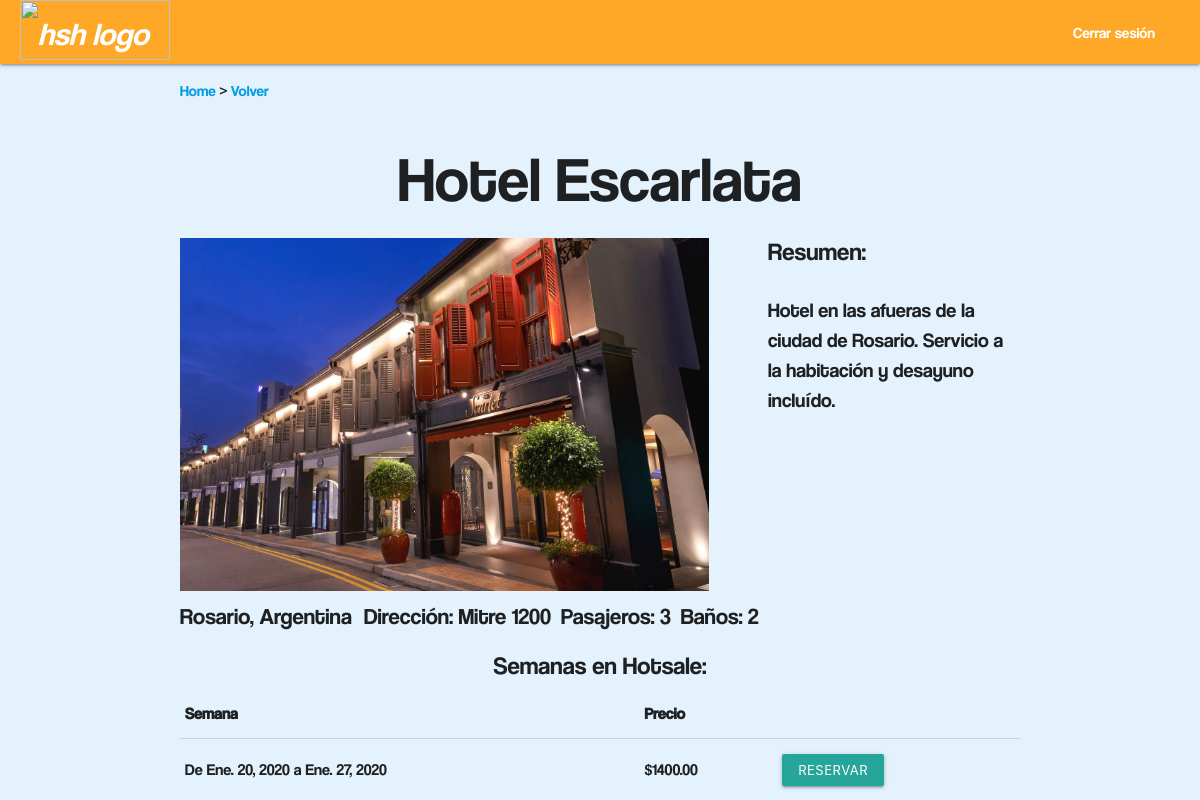
Page /ver_residencia/3/hotsales/ on the earlier database version.
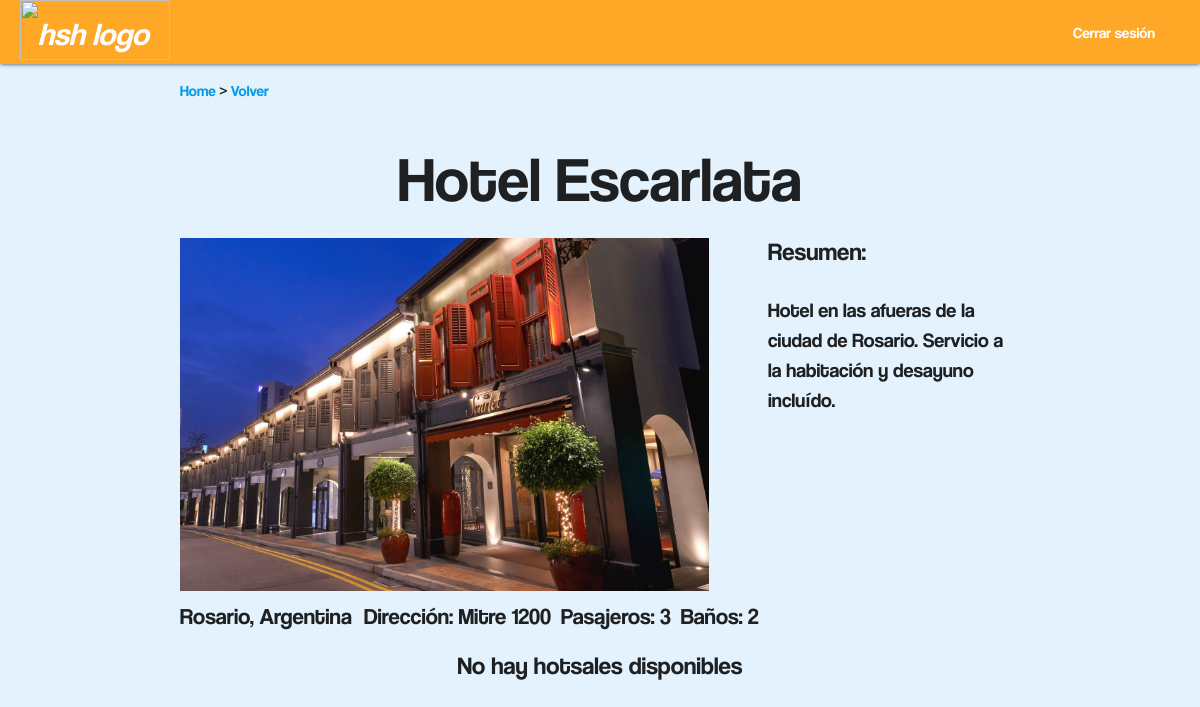
Same page on the later database version.
### main/models.py (models this page shows, shortened)
class Semana(models.Model):
	dia_inicial = models.DateField()
	precio_reserva = models.DecimalField(max_digits=11,decimal_places=2)
	def dia_final(self):
		return self.dia_inicial + timedelta(days=7)
	class Meta:
		abstract = True
		ordering = ['dia_inicial', 'residencia']

class HotSale(Semana):
	residencia = models.ForeignKey('Residencia',on_delete=models.CASCADE,related_name='hotsales')

### main/views.py (the view)
# urls.py: path("ver_residencia/<id_residencia>/hotsales/", views.residencia_hotsales, name="residencia_hotsales"),
def residencia_hotsales(request, id_residencia):
    res = Residencia.objects.get(id=id_residencia)
    hotsales = HotSale.objects.filter(residencia=id_residencia)
    user = request.user
    return render(request=request,
                  template_name="main/residencias/ver_residencia_hotsales.html",
                  context={"residencia": res,
                           "hotsales": hotsales,
                           "usuario": user})

### main/models.py (called while the page is built)
	def __str__(self):
		return self.nombre

	def primerFoto(self):
		if self.imagenes.exists():
			return self.imagenes.first().imagen.name[12:]
		else:
			return "fotos/68184730.jpg"

### main/templates/main/residencias/ver_residencia_hotsales.html (shortened to what this page needs)
{% extends "main/headers/header_logged_in.html" %}
{% load static %}
{% load staticfiles %}
{% block content %}
<body>
  <p>
    <a href="/">Home</a>
      >
      <a href="/buscar_residencias">Volver</a>
    </p>
  <h1 class="centrar">{{residencia.nombre}}</h1>
  <section>
    <div class="columna-grande">
      <img class="imagen-residencia"
      src="{% static residencia.primerFoto %}" alt="Imagen Residencia: {{ residencia.primerFoto }}">
    </div>
    <h5>Resumen:</h5>
    <div class="columna-chica">
      <div class="compacto scrollable">
        <p style="font-size: 20">{{residencia.descripcion}}</p>
      </div>
    </div>
  </section>
  <section>
    <div class="columna-grande" style="width: 100%; font-size: 150%">
      <div style="float: left; margin: 8px 12px 3px 0px">{{residencia.ciudad}}, {{residencia.pais}} </div>
      <div style="float: left; margin: 8px 10px 3px 0px">Dirección: {{residencia.dirección}} </div>
      <div style="float: left; margin: 8px 10px 3px 0px">Pasajeros: {{residencia.personas}} </div>
      <div style="float: left; margin: 8px 10px 3px 0px">Baños: {{residencia.baños}}</div>
    </div>
  </section>
  {% if hotsales %}
  <div style="float: left; width: 100%">
    <h5 class="centrar">Semanas en Hotsale:</h5>
  </div>
  <table style="width:100%">
    <tr>
      <th>Semana</th>
      <th>Precio</th>
      <th></th>
    </tr>
    {% for h in hotsales %}
    <tr>
      <td>De {{h.dia_inicial}} a {{h.dia_final}}</td>
      <td>${{h.precio_reserva}}</td>
      <td>
        <button data-target="{{h.id}}" class="waves-effect waves-light btn-small modal-trigger">Reservar</button>
      </td>
    </tr>
    {% endfor %}
    {% else %}
      <div style="float: left; width: 100%">
        <h5 class="centrar">No hay hotsales disponibles</h5>
      </div>
    {% endif %}
</body>
{% endblock %}

Differences in the rows shown:
removed HotSale: dia_inicial "Ene. 20, 2020", dia_final "Ene. 27, 2020", precio_reserva "1400.00"
Other differences:
text no longer shown: "Semanas en Hotsale: Semana Precio"
text now shown: "No hay hotsales disponibles"
